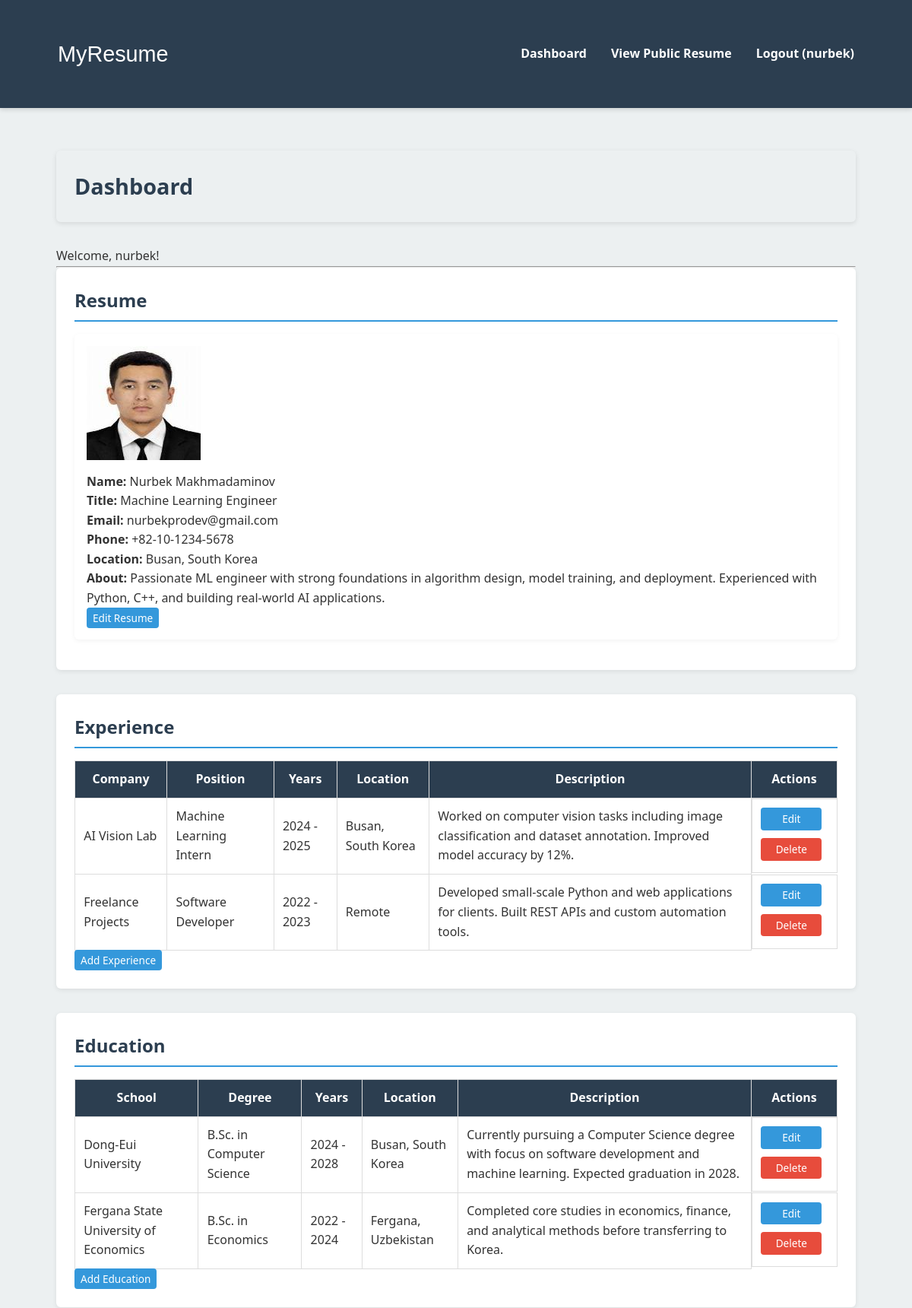
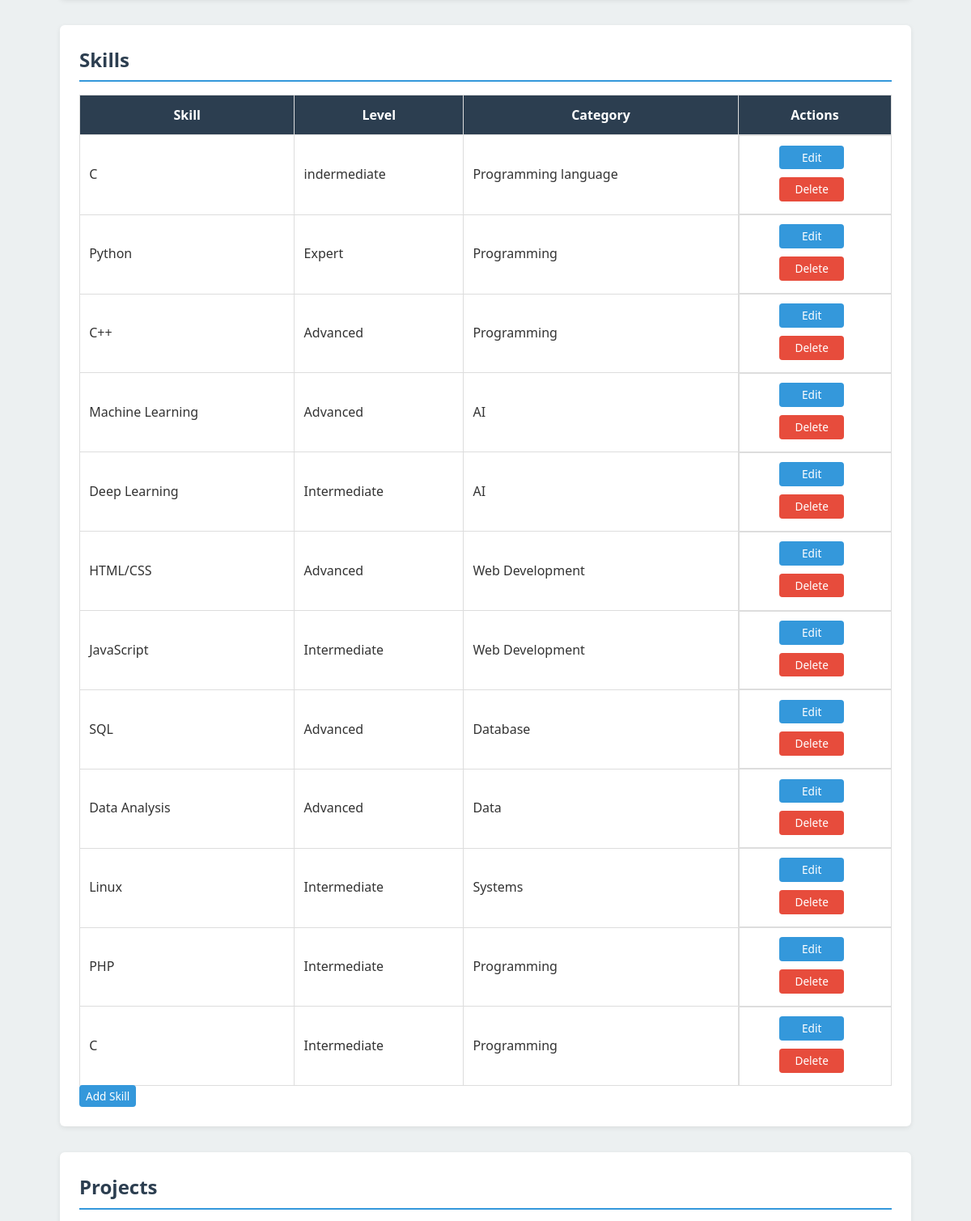
/admin/dashboard.php (signed in, upper part), run on the app's committed database (2 pictures, top to bottom).
### tables this page shows
CREATE TABLE `resume` (
  `id` int(11) NOT NULL,
  `full_name` varchar(100) NOT NULL,
  `title` varchar(100) DEFAULT NULL,
  `about` text DEFAULT NULL,
  `email` varchar(100) DEFAULT NULL,
  `phone` varchar(50) DEFAULT NULL,
  `location` varchar(100) DEFAULT NULL,
  `linkedin` varchar(255) DEFAULT NULL,
  `github` varchar(255) DEFAULT NULL,
  `avatar_path` varchar(255) DEFAULT NULL
);

CREATE TABLE `experience` (
  `id` int(11) NOT NULL,
  `company` varchar(255) NOT NULL,
  `position` varchar(255) NOT NULL,
  `start_year` int(11) NOT NULL,
  `end_year` int(11) DEFAULT NULL,
  `location` varchar(100) DEFAULT NULL,
  `description` text DEFAULT NULL
);

CREATE TABLE `education` (
  `id` int(11) NOT NULL,
  `school` varchar(255) NOT NULL,
  `degree` varchar(255) NOT NULL,
  `start_year` int(11) NOT NULL,
  `end_year` int(11) DEFAULT NULL,
  `location` varchar(100) DEFAULT NULL,
  `description` text DEFAULT NULL
);

CREATE TABLE `skills` (
  `id` int(11) NOT NULL,
  `skill_name` varchar(100) NOT NULL,
  `level` varchar(50) DEFAULT NULL,
  `category` varchar(50) DEFAULT NULL
);

### includes/functions.php (called while the page is built, shortened)
<?php
function sanitize_input($input) {
    return htmlspecialchars(trim($input), ENT_QUOTES, 'UTF-8');
}

### admin/dashboard.php (the view, shortened to what this page needs)
<?php
require_once '../includes/db_connect.php';
require_once '../includes/functions.php';
require_once '../includes/header.php';
$resume = $pdo->query("SELECT * FROM resume LIMIT 1")->fetch();
$experiences = $pdo->query("SELECT * FROM experience ORDER BY start_year DESC")->fetchAll();
$educations = $pdo->query("SELECT * FROM education ORDER BY start_year DESC")->fetchAll();
$skills = $pdo->query("SELECT * FROM skills")->fetchAll();
?>
<div class="dashboard-container ">
    <h2 class="dashboard-header">Dashboard</h2>
    <p>Welcome, <?= sanitize_input($_SESSION['username']) ?>!</p>
    <hr>
    <div class="dashboard-card">
        <h3>Resume</h3>
        <?php if ($resume): ?>
            <div class="resume-header">
                <?php if (!empty($resume['avatar_path'])): ?>
                    <img src="<?= htmlspecialchars($resume['avatar_path']) ?>"
                         alt="Avatar" class="avatar">
                <?php endif; ?>
                <div class="resume-info">
                    <p><strong>Name:</strong> <?= sanitize_input($resume['full_name']) ?></p>
                    <p><strong>Title:</strong> <?= sanitize_input($resume['title']) ?></p>
                    <p><strong>Email:</strong> <?= sanitize_input($resume['email']) ?></p>
                    <p><strong>Phone:</strong> <?= sanitize_input($resume['phone']) ?></p>
                    <p><strong>Location:</strong> <?= sanitize_input($resume['location']) ?></p>
                    <p><strong>About:</strong> <?= nl2br(sanitize_input($resume['about'])) ?></p>
                    <a href="edit_resume.php?id=<?= $resume['id'] ?>" class="btn-small">Edit Resume</a>
                </div>
            </div>
        <?php else: ?>
            <p>No resume found.</p>
            <a href="edit_resume.php" class="btn-small">Create Resume</a>
        <?php endif; ?>
    </div>
    <div class="dashboard-card">
        <h3>Experience</h3>
        <?php if ($experiences): ?>
            <table>
                <tr>
                    <th>Company</th>
                    <th>Position</th>
                    <th>Years</th>
                    <th>Location</th>
                    <th>Description</th>
                    <th>Actions</th>
                </tr>
                <?php foreach ($experiences as $exp): ?>
                <tr>
                    <td><?= sanitize_input($exp['company']) ?></td>
                    <td><?= sanitize_input($exp['position']) ?></td>
                    <td><?= sanitize_input($exp['start_year']) ?> - <?= sanitize_input($exp['end_year'] ?: 'Present') ?></td>
                    <td><?= sanitize_input($exp['location']) ?></td>
                    <td><?= nl2br(sanitize_input($exp['description'])) ?></td>
                   <td class="actions">
                        <a href="edit_experience.php?id=<?= $exp['id'] ?>" class="btn-small edit-btn">Edit</a>
                        <a href="delete.php?table=experience&id=<?= $exp['id'] ?>"
                        class="btn-small danger delete-btn"
                        onclick="return confirm('Are you sure you want to delete this item?');">Delete</a>
                    </td>
                </tr>
                <?php endforeach; ?>
            </table>
        <?php else: ?>
            <p>No experience added.</p>
        <?php endif; ?>
        <a href="add_experience.php" class="btn-small">Add Experience</a>
    </div>
    <div class="dashboard-card">
        <h3>Education</h3>
        <?php if ($educations): ?>
            <table>
                <tr>
                    <th>School</th>
                    <th>Degree</th>
                    <th>Years</th>
                    <th>Location</th>
                    <th>Description</th>
                    <th>Actions</th>
                </tr>
                <?php foreach ($educations as $edu): ?>
                <tr>
                    <td><?= sanitize_input($edu['school']) ?></td>
                    <td><?= sanitize_input($edu['degree']) ?></td>
                    <td><?= sanitize_input($edu['start_year']) ?> - <?= sanitize_input($edu['end_year'] ?: 'Present') ?></td>
                    <td><?= sanitize_input($edu['location']) ?></td>
                    <td><?= nl2br(sanitize_input($edu['description'])) ?></td>
                    <td class="actions">
                        <a href="edit_education.php?id=<?= $edu['id'] ?>" class="btn-small edit-btn">Edit</a>
                        <a href="delete.php?table=education&id=<?= $edu['id'] ?>"
                        class="btn-small danger delete-btn"
                        onclick="return confirm('Are you sure you want to delete this item?');">Delete</a>
                    </td>
                </tr>
                <?php endforeach; ?>
            </table>
        <?php else: ?>
            <p>No education added.</p>
        <?php endif; ?>
        <a href="add_education.php" class="btn-small">Add Education</a>
    </div>
    <div class="dashboard-card">
        <h3>Skills</h3>
        <?php if ($skills): ?>
            <table>
                <tr>
                    <th>Skill</th>
                    <th>Level</th>
                    <th>Category</th>
                    <th>Actions</th>
                </tr>
                <?php foreach ($skills as $skill): ?>
                <tr>
                    <td><?= sanitize_input($skill['skill_name']) ?></td>
                    <td><?= sanitize_input($skill['level']) ?></td>
                    <td><?= sanitize_input($skill['category']) ?></td>
                    <td class="actions">
                        <a href="edit_skills.php?id=<?= $skill['id'] ?>" class="btn-small edit-btn">Edit</a>
                        <a href="delete.php?table=skills&id=<?= $skill['id'] ?>"
                        class="btn-small danger delete-btn"
                        onclick="return confirm('Are you sure you want to delete this item?');">Delete</a>
                    </td>
                </tr>
                <?php endforeach; ?>
            </table>
        <?php else: ?>
            <p>No skills added.</p>
        <?php endif; ?>
        <a href="add_skills.php" class="btn-small">Add Skill</a>
    </div>
    <div class="dashboard-card">
        <h3>Projects</h3>
    </div>
</div>
<?php require_once '../includes/footer.php'; ?>

### css/style.css (style rules this page uses)
:root { --primary-color: #2c3e50; --secondary-color: #3498db; --accent-color: #e67e22; --light-color: #ecf0f1; --dark-color: #34495e; --text-color: #333; --heading-color: #2c3e50; --font-base: "Segoe UI", Tahoma, Geneva, Verdana, sans-serif; --font-heading: "Arial Black", Arial, sans-serif; --spacing: 1rem; --border-radius: 6px; --max-width: 1100px; --header-padding-x: 1rem; --header-shadow: 0 2px 6px rgba(0, 0, 0, 0.15); --space-lg: 2rem; }
html { scroll-behavior: smooth; }
* { margin: 0; padding: 0; box-sizing: border-box; }
body { font-family: var(--font-base); color: var(--text-color); background-color: var(--light-color); line-height: 1.6; }
a { color: var(--secondary-color); text-decoration: none; }
h1, h2, h3, h4 { color: var(--heading-color); margin-bottom: 0.5rem; }
h2 { font-size: 1.8rem; }
h3 { font-size: 1.5rem; }
.resume-header { display: flex; flex-wrap: wrap; align-items: flex-start; gap: var(--spacing); background-color: #fff; padding: var(--spacing); border-radius: var(--border-radius); margin-bottom: var(--spacing); box-shadow: 0 2px 6px rgba(0, 0, 0, 0.05); }
.dashboard-container { max-width: var(--max-width); margin: 2rem auto; padding: 1.5rem; }
.dashboard-header { background: var(--primary-light); padding: 1.5rem; border-radius: var(--border-radius); margin-bottom: 2rem; box-shadow: 0 2px 6px rgba(0, 0, 0, 0.1); }
.dashboard-card { background: #fff; padding: 1.5rem; margin-bottom: 2rem; border-radius: var(--border-radius); box-shadow: 0 2px 6px rgba(0, 0, 0, 0.08); }
.dashboard-card h3 { margin-bottom: 1rem; border-bottom: 2px solid var(--secondary-color); padding-bottom: 0.4rem; }
table td a.btn-small { display: inline-block; width: 80px; text-align: center; padding: 4px 0; margin-right: 8px; margin-bottom: 4px; border-radius: 4px; font-size: 0.85rem; color: #fff; text-decoration: none; }
table td a.btn-small.danger { background-color: #e74c3c; }
.dashboard-card table { width: 100%; border-collapse: collapse; }
.dashboard-card th, .dashboard-card td { padding: 0.7rem; border: 1px solid #ddd; }
.dashboard-card th { background: var(--primary-color); color: #fff; font-weight: bold; white-space: nowrap; }
.dashboard-card a { margin-right: 8px; }
.btn-small { padding: 4px 8px; background: var(--secondary-color); color: #fff; border-radius: 4px; font-size: 0.85rem; text-decoration: none; }
.btn-small.danger { background: #e74c3c; }
.dashboard-card td.actions { display: flex; flex-direction: column; align-items: center; gap: 6px; padding: 0.7rem; }
.dashboard-card td.actions a.btn-small { width: 80px; text-align: center; padding: 4px 0; }

### data on the page
resume: avatar_path (picture), full_name "Nurbek Makhmadaminov", title "Machine Learning Engineer", email "nurbekprodev@gmail.com", phone "+82-10-1234-5678", location "Busan, South Korea", about "Passionate ML engineer with strong foundations in algorithm design, model training, and deployment. Experienced with Python, C++, and building real-world AI applications."
experience: company "AI Vision Lab", position "Machine Learning Intern", start_year "2024", end_year "2025", location "Busan, South Korea", description "Worked on computer vision tasks including image classification and dataset annotation. Improved model accuracy by 12%."
experience: company "Freelance Projects", position "Software Developer", start_year "2022", end_year "2023", location "Remote", description "Developed small-scale Python and web applications for clients. Built REST APIs and custom automation tools."
education: school "Dong-Eui University", degree "B.Sc. in Computer Science", start_year "2024", end_year "2028", location "Busan, South Korea", description "Currently pursuing a Computer Science degree with focus on software development and machine learning. Expected graduation in 2028."
education: school "Fergana State University of Economics", degree "B.Sc. in Economics", start_year "2022", end_year "2024", location "Fergana, Uzbekistan", description "Completed core studies in economics, finance, and analytical methods before transferring to Korea."
skills: skill_name "C", level "indermediate", category "Programming language"
skills: skill_name "Python", level "Expert", category "Programming"
skills: skill_name "C++", level "Advanced", category "Programming"
skills: skill_name "Machine Learning", level "Advanced", category "AI"
skills: skill_name "Deep Learning", level "Intermediate", category "AI"
skills: skill_name "HTML/CSS", level "Advanced", category "Web Development"
skills: skill_name "JavaScript", level "Intermediate", category "Web Development"
skills: skill_name "SQL", level "Advanced", category "Database"
skills: skill_name "Data Analysis", level "Advanced", category "Data"
skills: skill_name "Linux", level "Intermediate", category "Systems"
skills: skill_name "PHP", level "Intermediate", category "Programming"
skills: skill_name "C", level "Intermediate", category "Programming"

### other printed values
$_SESSION['username'] "nurbek"
sanitize_input($_SESSION['username']) "nurbek"
